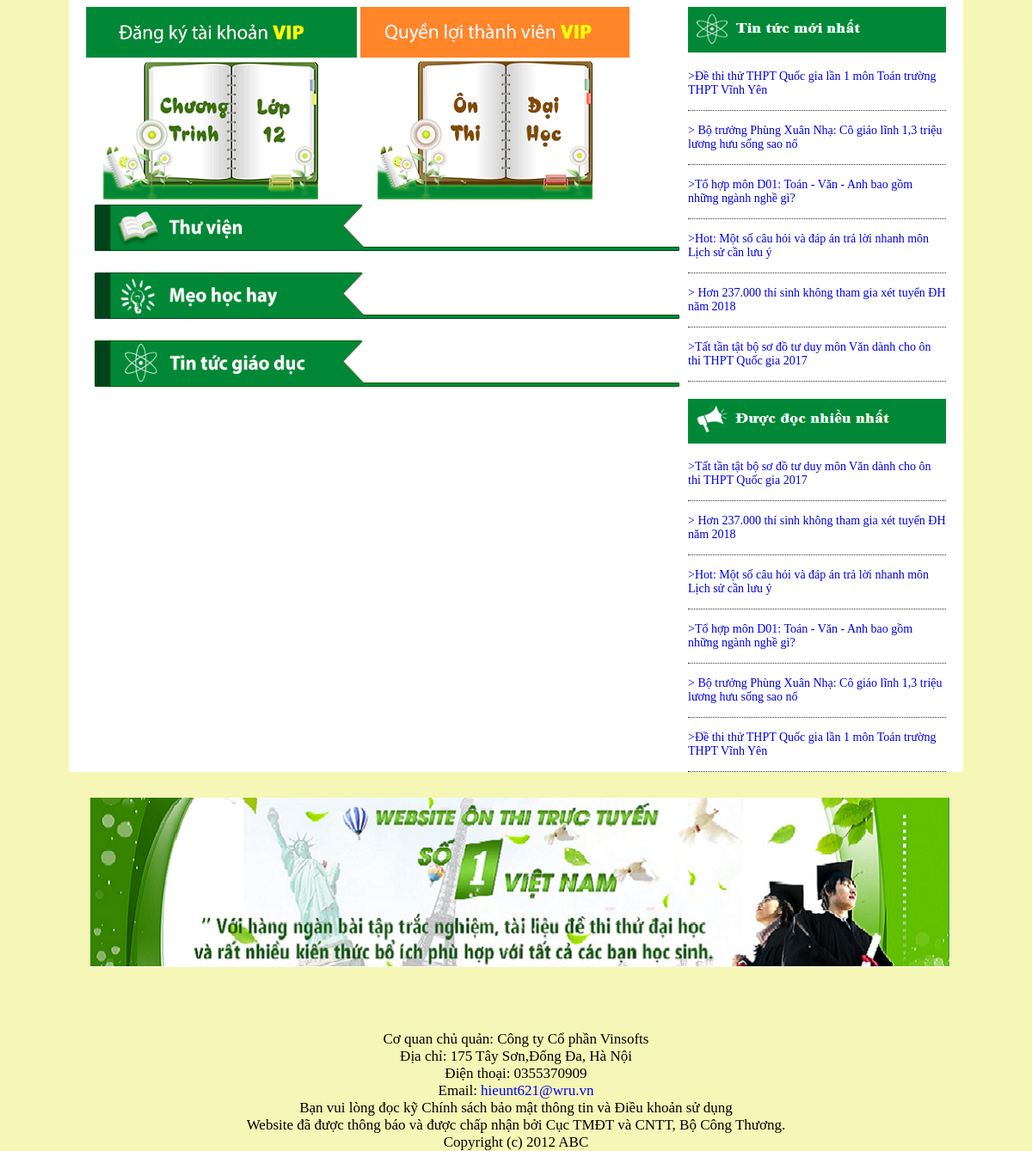
/2.source/index.php (lower part), run on an earlier commit of the app's database.
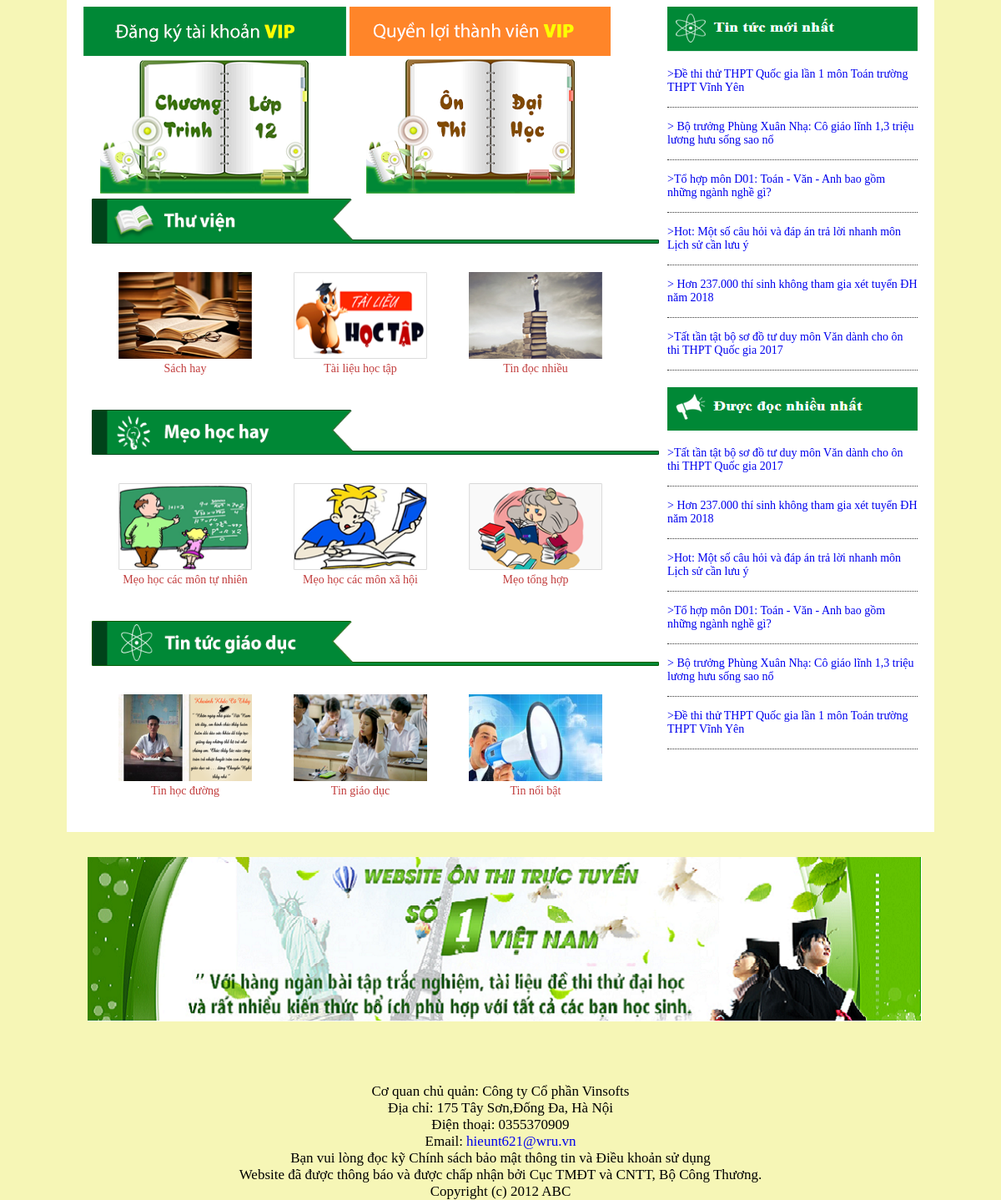
And on a later commit of the database.
### tables this page shows
CREATE TABLE `tintuc` (
  `id_tt` int(11) NOT NULL,
  `ten_tt` varchar(225) NOT NULL,
  `noidung_tt` text NOT NULL
);

CREATE TABLE `monhoc` (
  `id_mh` int(11) NOT NULL,
  `ten_mh` varchar(255) NOT NULL,
  `image_mh` varchar(255) NOT NULL
);

### 2.source/sibar.php (the view)
<div class="sidebar">
            <div id="logo_tintuc"> <img src="hinhanh/tintuc.png" width="300" height="54" alt="Tin Tức nổi bật"></div>
            <div id="Tintuc">
                    <ul>
                    <?php
                          require('connection.php');
                          $sql="select id_tt,ten_tt from tintuc order by id_tt desc";
                          $result=mysqli_query($conn,$sql);
                          while($data = mysqli_fetch_assoc($result)){?>
                          <?php
                         echo"<li>";
                         echo"<a href='tintuc_nd.php?id=$data[id_tt]' >>$data[ten_tt]</a>";
                          echo"</li>";
                          }
                          ?>
                    </ul>
              </div>
              <div style="margin-top:20px"> <img src="hinhanh/docnhieiu.png" width="300" height="52"  alt="Đọc nhiều nhất"></div>
              <div id="Tintuc">
                 <ul>
                 <?php
                          require('connection.php');
                          $sql="select id_tt,ten_tt from tintuc";
                          $result=mysqli_query($conn,$sql);
                          while($data = mysqli_fetch_assoc($result)){?>
                          <?php
                         echo"<li>";
                         echo"<a href='tintuc_nd.php?id=$data[id_tt]' >>$data[ten_tt]</a>";
                          echo"</li>";
                          };
                          ?>
                 </ul>
               </div>
        </div>
    </div>

### 2.source/heade.php (shortened to what this page needs)
<!DOCTYPE html>
<html lang="en">
<head>
    <link rel="stylesheet" type="text/css" href="style.css">
    <link rel="stylesheet" type="text/css" href="flexslider.css"/>
</head>
<body>
<div id="wedsite">

### 2.source/index.php (shortened to what this page needs)
<?php
	if(isset($_GET["p"])){
		$p = $_GET ["p"];
	}
	else{
		$p = "";
	}
?>
<?php
    include('heade.php');
    switch($p){
		default : include "content.php";
	}
    include('sibar.php');
    include('footer.php');
?>

### 2.source/content.php
<div id="header">
       <div class="content">
           <div id="logo1" >
               <a href="#" ><img src="hinhanh/pd-nangcapvip.png" alt="ondh" /></a>
               <a href="#"><img src="hinhanh/pd-quyenloivip.png" alt="ondh"  /></a>
               <a href="tenmon.php"><img src="hinhanh/chuongtrinh-12.png"alt="chuongtrinh12" style="margin: 0px 65px 0px 20px"/></a>
               <a href="dethi.php"><img src="hinhanh/onthi-daihoc.png" alt="ondh"  /></a>
           </div>
           <div id="thuvien">
               <div class="tt">
                   <img src="hinhanh/thuvien.png" width="680px" height="54" alt="Thư Viện" />
                       <?php
                       require('connection.php');
                       $sql = "SELECT * FROM monhoc limit 9,3 ";
                       $result = mysqli_query($conn,$sql);
                       if(mysqli_num_rows($result)>0){
                         while($data = mysqli_fetch_array($result) ){
                      ?>
                      <?php
                           echo"<ul>";
                               echo"<li>" ;
                                   echo"<div class='anh1'>";
                                       echo "<a href='noidungmon.php?id_mh=$data[id_mh]'>";
                                           echo"<img src='hinhanh/$data[image_mh]' width='160' height='104' />";
                                           echo"<p class='title'>$data[ten_mh]</p>";
                                       echo"</a>";
                                  echo" </div>" ;
                               echo"</li>";
                           echo"</ul>" ;
                         }
                       }
                       ?>
               </div>
           </div>
           <div id="thuvien1">
               <img src="hinhanh/pd-meohay.png" width="680" height="54" />
                   <?php
                       require('connection.php');
                       $sql1 = "SELECT * FROM monhoc limit 12,3 ";
                       $result1 = mysqli_query($conn,$sql1);
                       if(mysqli_num_rows($result1)>0){
                       while($data1 = mysqli_fetch_array($result1) ){
                   ?>
                   <?php
                       echo"<ul>";
                           echo"<li>" ;
                               echo"<div class='anh1'>";
                                   echo "<a href='noidungmon.php?id_mh=$data1[id_mh]''>";
                                       echo"<img src='hinhanh/$data1[image_mh]' width='160' height='104' />";
                                       echo"<p class='title'>$data1[ten_mh]</p>";
                                   echo"</a>";
                           echo" </div>" ;
                           echo"</li>";
                       echo"</ul>" ;
                       }
                   }
                   ?>
           </div>
           <div id="thuvien1">
                   <img src="hinhanh/pd-tin-giaoduc.png" width="680" height="54" />
                   <?php
                       require('connection.php');
                       $sql2 = "SELECT * FROM monhoc limit 15,3 ";
                       $result2 = mysqli_query($conn,$sql2);
                       if(mysqli_num_rows($result2)>0){
                       while($data2 = mysqli_fetch_array($result2) ){
                   ?>
                   <?php
                       echo"<ul>";
                           echo"<li>" ;
                               echo"<div class='anh1'>";
                                   echo "<a href='noidungmon.php?id_mh=$data2[id_mh]''>";
                                       echo"<img src='hinhanh/$data2[image_mh]' width='160' height='104' />";
                                       echo"<p class='title'>$data2[ten_mh]</p>";
                                   echo"</a>";
                           echo" </div>" ;
                           echo"</li>";
                       echo"</ul>" ;
                       }
                   }
                   ?>
               </div>
       </div>

### 2.source/footer.php
<div id="footer">
        <div id="ontt">
            <img src="hinhanh/ontt.png" alt="ôn trực tuyến" style="margin:30px 10px 0 25px "/>
        </div>
        <div class="fLeft">
            <p>Cơ quan chủ quản: Công ty Cổ phần Vinsofts</p>
            <p>Địa chỉ: 175 Tây Sơn,Đống Đa, Hà Nội<br />
            Điện thoại: 0355370909</p>
            <p>Email: <a href="mailto:hieunt621@wru.vn">hieunt621@wru.vn</a></p>
            <p>
                Bạn vui lòng đọc kỹ Chính sách bảo mật thông tin và Điều khoản sử dụng<br/>
            Website đã được thông báo và được chấp nhận bởi Cục TMĐT và CNTT, Bộ Công Thương.
            </p>
            <p>Copyright (c) 2012 ABC</p>
        </div>
    </div>
</div>
</body>
</html>

### 2.source/style.css (style rules this page uses)
* { margin:0px; padding:0px; }
a { text-decoration:none; }
ul { list-style-type:none; }
body { font-family:"Times New Roman", Times, serif; font-size:14px; background:rgb(246, 246, 182); }
#wedsite { width:1040px; margin:auto; background-color:#fff; height:auto; }
#header { width:1000px; height:auto; margin: 10px auto; }
.content { width: 69%; height: 100%; float: left; }
#logo1 { width:100%; height: 170px; }
#thuvien { margin-top:30px; padding:30px 0px 1px 10px; }
#thuvien ul li { width:180px; height:155px; float:left; margin:20px 10px 20px 20px; }
#thuvien1 ul li { width:180px; height:155px; float:left; margin:20px 10px 20px 20px; }
.anh1 { width:160px; height: 105px; margin:10px 12px; }
.title { text-align:center; color:rgb(194, 62, 62); }
#thuvien1 { padding:20px 0px 1px 10px; }
.sidebar { width: 30%; height: 100%; float: right; }
.sidebar #Tintuc ul li { border-bottom: 1px dotted #333333; padding: 15px 0; }
#footer { width: 100%; margin: auto; height: 150px; background: rgb(246, 246, 182); clear: both; }
.fLeft { font-size: 17px; text-align: center; padding-top:70px; background: rgb(246, 246, 182); }

What changed in the data, as far as the page shows it:
added monhoc: image_mh (picture), ten_mh "Sách hay"
added monhoc: image_mh (picture), ten_mh "Tài liệu học tập"
added monhoc: image_mh (picture), ten_mh "Tin đọc nhiều"
added monhoc: image_mh (picture), ten_mh "Mẹo học các môn tự nhiên"
added monhoc: image_mh (picture), ten_mh "Mẹo học các môn xã hội"
added monhoc: image_mh (picture), ten_mh "Mẹo tổng hợp"
added monhoc: image_mh (picture), ten_mh "Tin học đường"
added monhoc: image_mh (picture), ten_mh "Tin giáo dục"
added monhoc: image_mh (picture), ten_mh "Tin nổi bật"
